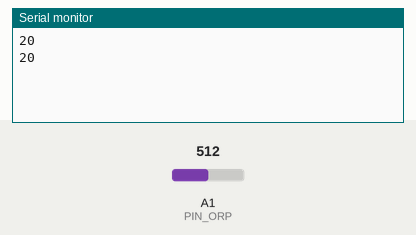
Bench run of a sketch on a simulated Arduino Uno, built with avr-gcc and run on an emulated ATmega328P. Shown: the last lines printed to the serial monitor. The test bench sets the inputs (shaded band); at power-on: A1 (PIN_ORP) = 512.

Above: at 1.8 s.
1.9 s: A1 (PIN_ORP) set to 716
At 2.8 s:
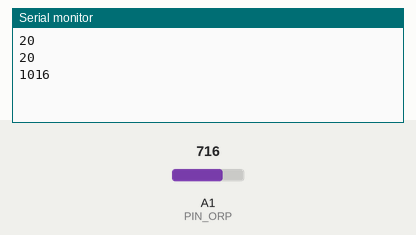
3.4 s: A1 (PIN_ORP) set to 900
At 4.4 s:
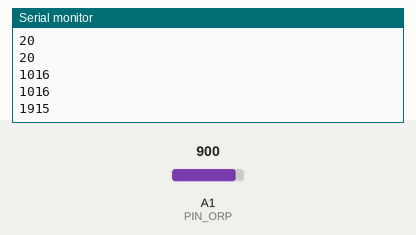
Timing chart, 0 to 6.4 s (numbered marks = the images above; inputs shaded):
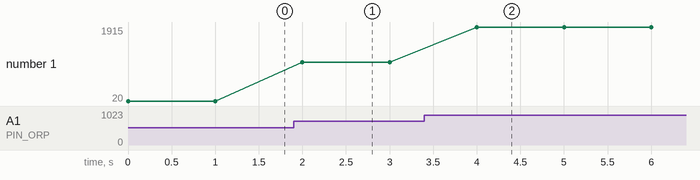

The sketch:

ORP_1.ino
```cpp
#define PIN_ORP A1
#define ADC_RES 1024
#define V_REF 5000

void setup()
{
  Serial.begin(115200);
}

void loop()
{
  Serial.println((((long)analogRead(PIN_ORP)*V_REF + ADC_RES / 2) / ADC_RES) - 2480);
  delay(1000);
}
```

Measured:
- after the input at 1.9 s, the serial monitor: prints a new line after 0.10 s (image 1)
- after the input at 3.4 s, the serial monitor: prints a new line after 0.60 s (image 2)
- plotted number 1: 20 → 1016 after the input at 1.9 s, 1016 → 1915 after the input at 3.4 s
